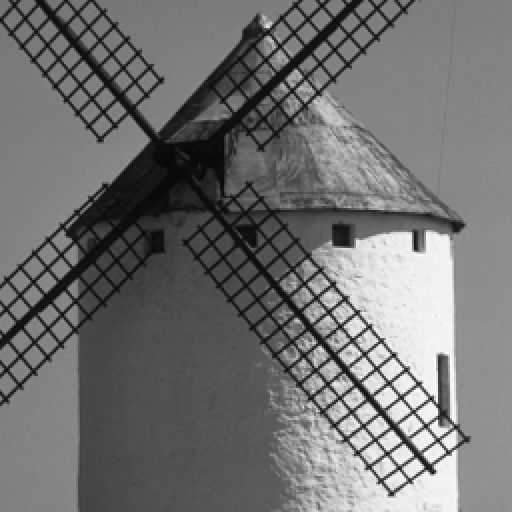
%> input picture TNM059 - Graphics Art (Spring 2015)/Lab1/kvarn.tif, 512 x 512 px
$ octave Lab1.m   (GNU Octave 9; MATLAB toolbox functions it lacks are replaced by stand-ins)
%> lines starting %> are read from the running program, lines starting %| are printed output that depends on the picture; in (x1, y1, x2, y2) boxes, pixels count from 0 and x2, y2 are one past the last pixel; in counts of white or black regions, pixels touching at a corner belong together; the program's own positions count from 1
### TNM059 - Graphics Art (Spring 2015)/Lab1/myvector.m
function [ w ] = myvector( v, a, b, n )

if a<=0
    a=1;
end

if n > length(v)
    n = length(v);
end


plats = 1;

for i = a:b:n

    w(plats) = v(i);
    plats = plats+1;
end


end

### TNM059 - Graphics Art (Spring 2015)/Lab1/resize.m
function [ bild2 ] = resize( bild1 )
%UNTITLED3 Summary of this function goes here
%   Detailed explanation goes here

   [m, n] = size(bild1);

   pi = 1;
   pj = 1;
    for i = 1:2:m
        for j = 1:2:n

            bild2(pi, pj) = (bild1(i, j) + bild1(i+1, j) + bild1(i, j+1) + bild1(i+1,j+1))/4;
            pj = pj+1;
        end
       pj = 1;
       pi = pi+1;
    end

end

### TNM059 - Graphics Art (Spring 2015)/Lab1/Lab1.m
%%
%1.1
a=5;
a/4
whos a

b= uint8(a);
b/4

whos b

%1.2
myimage1 = imread('S:\TN\M\TNM059\Lektion1\kvarn.tif', 'tif');
%> myimage1 is the input picture: size 512x512 uint8; min 6, max 254, mean 112.9
imshow(myimage1);


myimage2 = myimage1/255;
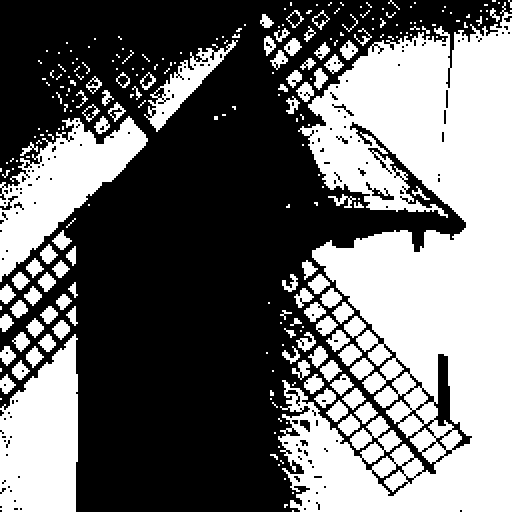
%> myimage2: size 512x512 uint8; values 0 (black) and 1 (white), 43.4% white; 246 white regions (144 under 20 px), largest, box (x1, y1, x2, y2) and area: (278, 2, 512, 512) 76628, (0, 334, 78, 512) 10636, (0, 116, 148, 282) 9892


imshow(myimage2);
figure;
imshow(double(myimage2));


myimage3 = double(myimage1)/255;
imshow(myimage3);

%%
%2.1
imshow(myimage3/3);

%2.2
%figure;
imagesc(myimage3/3);
colormap gray

%2.3
map=([1 0 0; 0 1 1; 0.5 0.2 0.3; 1 0 0.6]);
image([1, 2; 3, 4]);
colormap(map);
%figure;

map=([1 0 1; 0 1 0.2; 0.5 0.2 0.3; 1 0 0.6]);
image([1, 2; 3, 4]);
colormap(map);
%figure;

map=([1 0 1; 0 1 0.2; 0.5 0.2 0.3; 1 0 0.6]);
image([1, 2, 3, 4]);
colormap(map);
%figure;

map=([1 0 1; 0 1 0.2; 0.5 0.2 0.3; 1 0 0.6]);
image([1, 2]);
colormap(map);
%figure;

%2.3+
map=([1 1 0 ; 0 1 1; 0.3 0.3 0.3; 0.6 0.6 0.6]);
image([1, 2; 3 4]);
colormap(map);

%%
%3.1
v1 = [1 2 3 4 5];
%v1=1:5;
v2=[5 4 3 2 1];
%v2=5:-1:1;

%v=v1*v2
s1=v1*v2'
s2=v1'*v2
v=v1.*v2

s3=sum(v)

%3.2
x = 0:0.01:pi/2;
p = sin(x).*cos(x);
l1 = sum(p)
l1*0.01

x = 0:0.001:pi/2;
p = sin(x).*cos(x);
l2 = sum(p)
l2*0.001

%3.2+
x = 0:0.001:1;
p = (x./sqrt((x.^2)+1)).*sin(x);
l3 = sum(p)
l3*0.001

%%
%4.1

v = 1:10;

v(1:4)
v(1:2:4)
v(1:2:end)
v(1:3:end)
v(3:3:end)
v(:)

%4.2

myvector([1 3 4 5 6 8], 2, 2, 6)

myvector([1 3 4 5 6 8], 2, 2, 8)
myvector([1 3 4 5 6 8], 0, 2, 6)

%%
%4.3
myimage = imread('kvarn.tif');
myimage = double(myimage)/255;
myimage1 = myimage(1:2:end, 1:2:end);
%> myimage1: size 256x256 double
imshow(myimage1)
figure;
imshow(myimage1(:))

myimage2 = myimage;
myimage2(:,100)= 1;
%> myimage2: size 512x512 double
figure;
imshow(myimage2)


size(myimage)
%> ans = [512 512]
size(myimage1)
%> ans = [256 256]

%4.3+

myimage2 = myimage(1:3:end, 1:4:end);
%> myimage2: size 171x128 double
imshow(myimage2)

%%
%5.1
Bild1 = imread('Butterfl.tif');
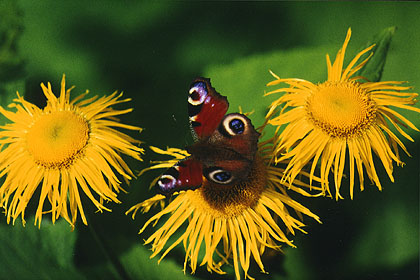
%> input picture TNM059 - Graphics Art (Spring 2015)/Lab1/Butterfl.tif, 420 x 280 px
%> Bild1 is the input picture: size 280x420x3 uint8; mean R, G, B 92.3, 90.8, 24.7
Bild1 = double(Bild1)/255;
%> Bild1: size 280x420x3 double

red = Bild1(:,:,1);

green = Bild1(:,:,2);

blue = Bild1(:,:,3);

imshow(red);
%figure;
imshow(green);
%figure;
imshow(blue);
%figure

%5.1+
mygrey = (Bild1(:,:,1)/3 + Bild1(:,:,2)/3 + Bild1(:,:,3)/3);
imshow(mygrey)

%%
%5.2
mygrey1 = mygrey(1:2:end, 1:2:end);
imshow(mygrey1)
figure

m = resize(mygrey);
%> after the loop in resize, `for i = 1:2:m`:
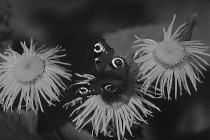
%> bild2: size 140x210 double; min 0.0487, max 0.928, mean 0.272
%> after the loop in resize, `for i = 1:2:m`: pi = 141
imshow(m)
figure

m1 = imresize(mygrey1, 2);
imshow(m1)
figure

mygrey2 = imresize(m, 2, 'nearest');
mygrey3 = imresize(m, 2, 'bilinear');
mygrey4 = imresize(m, 2, 'bicubic');
imshow(mygrey2)
figure
imshow(mygrey3)
figure
imshow(mygrey4)


%%
%5.3
mycolorimage = imread('Butterfl.tif');
mycolorimage = double(mycolorimage)/255;
imshow(mycolorimage)
figure

bild53 = imresize(imresize(mycolorimage, 0.5, 'nearest'), 2, 'nearest');
imshow(bild53)

%%
%5.4a
Bild1 = imread('Butterfl.tif');
Bild1 = double(Bild1)/255;

red = Bild1(:,:,1);
green = Bild1(:,:,2);
blue = Bild1(:,:,3);
B2 = blue(1:2:end, 1:2:end);
G2 = green(1:2:end, 1:2:end);
B2 = imresize(B2, 2, 'nearest');
%> B2: size 280x420 double
G2 = imresize(G2, 2, 'nearest');
%> G2: size 280x420 double

bild54a(:,:,1) = red;
bild54a(:,:,2) = G2;
bild54a(:,:,3) = B2;
imshow(bild54a)

%%
%5.4b
bild1 = red+green+blue;

bild2 = red-green;
%> bild2: size 280x420 double

bild3 = red+green-2*blue;

bild2 = bild2(1:2:end, 1:2:end);
%> bild2: size 140x210 double
bild3 = bild3(1:2:end, 1:2:end);
%> bild3: size 140x210 double
bild2 = imresize(bild2, 2, 'nearest');
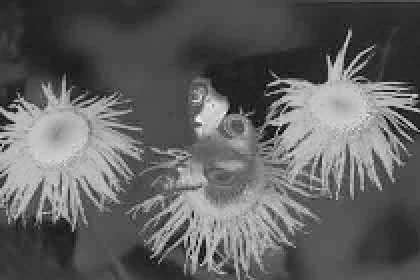
%> bild2: size 280x420 double; min -0.29, max 0.482, mean 0.00589; drawn with min black and max white
bild3 = imresize(bild3, 2, 'nearest');
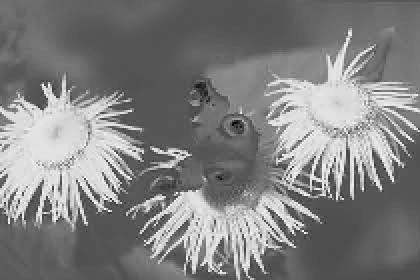
%> bild3: size 280x420 double; min -0.863, max 1.89, mean 0.526; drawn with min black and max white
imshow(bild1)
figure
imshow(bild2)
figure
imshow(bild3)

%%
A = [1 1 1; 1 -1 0; 1 1 -2];
I = inv(A);

bild54b(:,:,1) = bild1/3 + bild2/2 + bild3/6;
bild54b(:,:,2) = bild1/3 - bild2/2 + bild3/6;
bild54b(:,:,3) = bild1/3 - bild3/3;
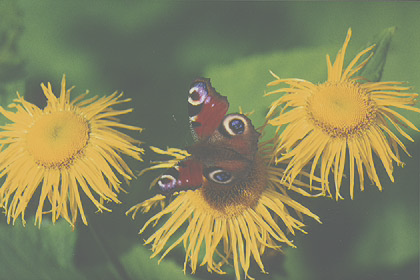
%> bild54b: size 280x420x3 double; mean R, G, B 0.362, 0.356, 0.0964; drawn with min black and max white

imshow(bild54b)
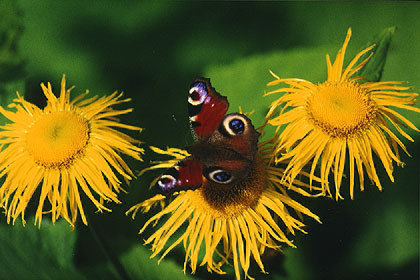
%> displayed picture: size 280x420x3, on the screen's scale of 0 to 255; mean R, G, B 92.2, 90.8, 26
figure, imshow(bild53)
figure, imshow(bild54a)
figure, imshow(Bild1)
